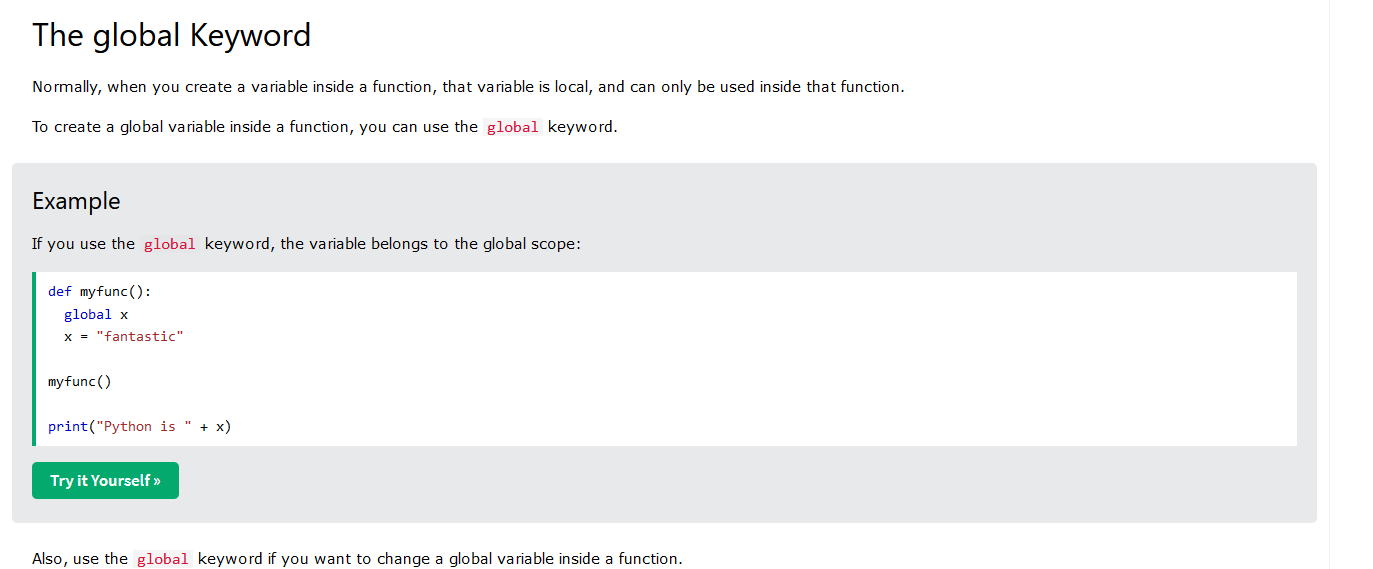
#> input picture hackathon/images_traitee/image_0.png, 1373 x 569 px; its folder holds only this picture in this run
$ python -i analyse_contrast.py   (imports and definitions only)
#> lines starting #> are read from the running program, lines starting #| are printed output that depends on the picture
from skimage.exposure import is_low_contrast
from imutils.paths import list_images
import argparse
import imutils
import cv2
import numpy as np

from skimage.util.dtype import dtype_range, dtype_limits
from skimage._shared import utils
from skimage.color import rgb2gray, rgba2rgb

percent = 0
#debut de la fonction qui renvoi le contrast
def contrast(image, fraction_threshold=0.05, lower_percentile=1, upper_percentile=99, method='linear'):
    image = np.asanyarray(image)

    if image.dtype == bool:
        return not ((image.max() == 1) and (image.min() == 0))
    if image.ndim == 3:
        if image.shape[2] == 4:
            image = rgba2rgb(image)
        if image.shape[2] == 3:
            image = rgb2gray(image)

    dlimits = dtype_limits(image, clip_negative=False)
    limits = np.percentile(image, [lower_percentile, upper_percentile])
    ratio = (limits[1] - limits[0]) / (dlimits[1] - dlimits[0])
    global percent
    percent = ratio
    return ratio < fraction_threshold

#fin de la fonction qui renvoi le contrast


def pourcentage_de_contrast(image):
    ap = argparse.ArgumentParser()
    #ap.add_argument("-i", "--input", required = True)

    ap.add_argument("-t", "--thresh", type=float, default=0.35, help="threshold for low contrast" )
    args= vars(ap.parse_args())


    image = imutils.resize(image, width=450)
    gray = cv2.cvtColor(image, cv2.COLOR_BGR2GRAY)

    contrast(gray, fraction_threshold=args["thresh"])

    return round((percent * 100),2)

    # [5 lines of commented-out code are left out]

>>> import cv2
>>> picture = cv2.imread('images_traitee/image_0.png')
#> picture is the input picture: shape (569, 1373, 3); mean B, G, R 244.6, 244.3, 242.7
>>> result = pourcentage_de_contrast(picture)
#> in pourcentage_de_contrast, `image = imutils.resize(image, width=450)`:
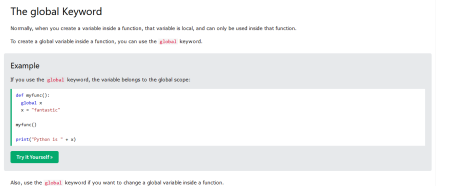
#> image: shape (186, 450, 3); mean of channels 0, 1, 2 244.6, 244.2, 242.7; drawn as B, G, R
#> in contrast, `dlimits = dtype_limits(image, clip_negative=False)`: dlimits = (0, 255)
#> in contrast, `limits = np.percentile(image, [lower_percentile, upper_percentile])`: limits = [130, 255]
#> in contrast, `ratio = (limits[1] - limits[0]) / (dlimits[1] - dlimits[0])`: ratio = 0.49
#> result = 49.02

$ run again, on hackathon/images_traitee/image_10.png
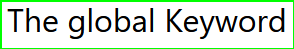
#> input picture hackathon/images_traitee/image_10.png, 294 x 49 px
#> picture is the input picture: shape (49, 294, 3); mean B, G, R 206.6, 224.6, 206.6
#> in pourcentage_de_contrast, `image = imutils.resize(image, width=450)`:
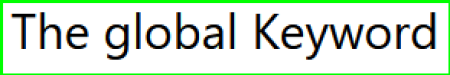
#> image: shape (75, 450, 3); mean of channels 0, 1, 2 206.5, 224.6, 206.6; drawn as B, G, R
#> in pourcentage_de_contrast, `gray = cv2.cvtColor(image, cv2.COLOR_BGR2GRAY)`:
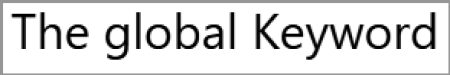
#> gray: shape (75, 450); min 0, max 255, mean 217.2
#> dlimits = (0, 255)
#> limits = [0, 255]
#> ratio = 1
#> result = 100

$ run again, on hackathon/images_traitee/image_5.png
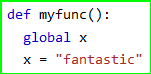
#> input picture hackathon/images_traitee/image_5.png, 151 x 74 px
#> picture is the input picture: shape (74, 151, 3); mean B, G, R 230.4, 241.8, 228.7
#> in pourcentage_de_contrast, `image = imutils.resize(image, width=450)`:
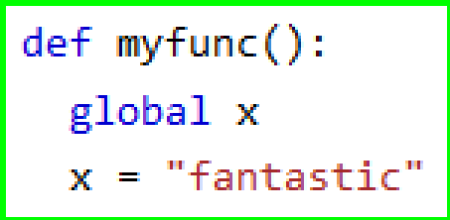
#> image: shape (220, 450, 3); mean of channels 0, 1, 2 230.4, 241.8, 228.7; drawn as B, G, R
#> in pourcentage_de_contrast, `gray = cv2.cvtColor(image, cv2.COLOR_BGR2GRAY)`:
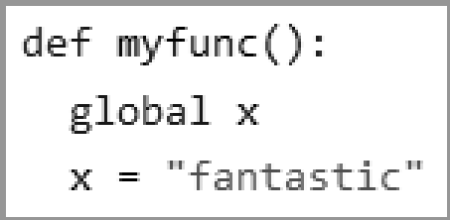
#> gray: shape (220, 450); min 0, max 255, mean 236.6
#> dlimits = (0, 255)
#> limits = [33, 255]
#> ratio = 0.871
#> result = 87.06
